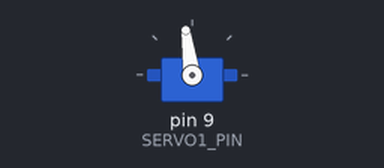
This sketch was run on a simulated Arduino Uno, built with avr-gcc and run on an emulated ATmega328P. Shown: servo.

Above: at 0.05 s.
At 0.9 s:
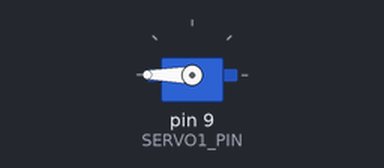
At 1.8 s:
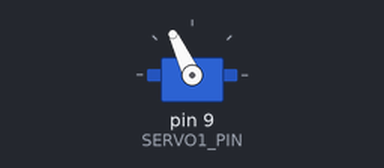
At 3.8 s:
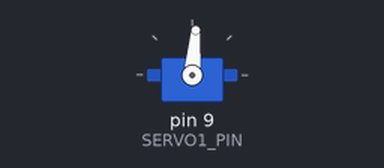
Timing chart, 0 to 8.8 s (numbered marks = the images above):
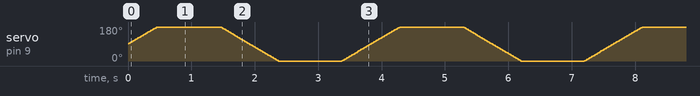

The sketch:

angles.ino
```cpp
// (licence header left out)
#include "Servo.h"

#define SERVO1_PIN 9

#define MIN_ANGLE 0
#define MAX_ANGLE 180

#define DEFAULT_ANGLE 90

int servoAngle = DEFAULT_ANGLE;

Servo Servo1;

void setup()
{
  Servo1.attach(SERVO1_PIN);
  Servo1.write(DEFAULT_ANGLE);
}

void loop()
{
  // goes up to 180 degrees
  graduallyApplyServoAngle(MAX_ANGLE);
  delay(1000);

  // return to 0 degrees
  graduallyApplyServoAngle(MIN_ANGLE);
  delay(1000);
}

void graduallyApplyServoAngle(int angle)
{
  int limitedAngle = limitServoAngle(angle);

  while (servoAngle != limitedAngle) {
    if (servoAngle > limitedAngle) {
      servoAngle--;
    }

    if (servoAngle < limitedAngle) {
      servoAngle++;
    }

    Servo1.write(servoAngle);

    delay(5);
  }
}

int limitServoAngle(int angle)
{
  return constrain(angle, MIN_ANGLE, MAX_ANGLE);
}
```
